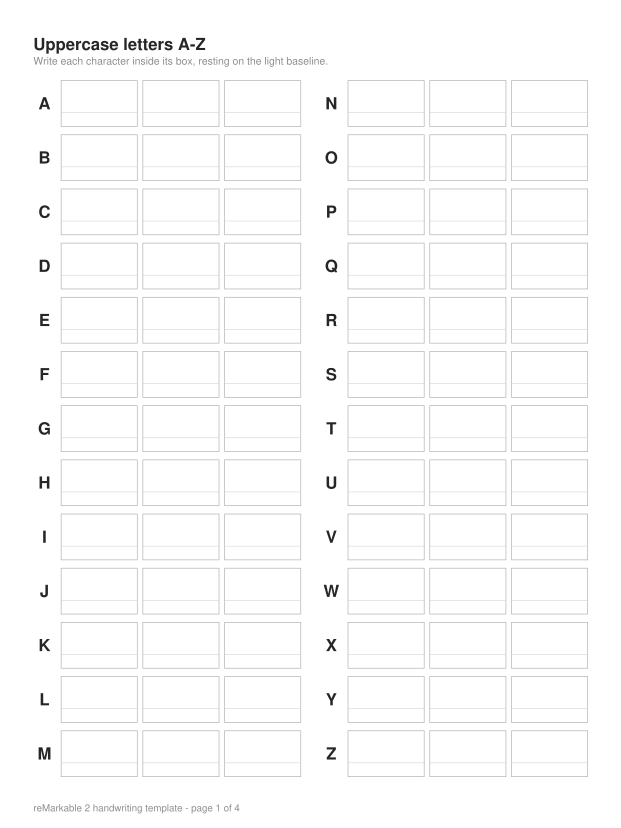

Here is the Python script that generated this plot:
"""Generate the handwriting sample template (template.pdf) and its coordinate
file (template_layout.json).

Usage:
    python template.py

The layout is calculated once by build_layout(). Both the PDF and the JSON are
produced from that single result, so the two cannot drift apart.

Coordinates are PDF points with the origin at the bottom-left of each page
(x right, y up). Every rectangle is {x0, y0, x1, y1} with x0 < x1 and y0 < y1.
"""

import json
import math

from reportlab.pdfgen import canvas

import config


def r(value):
    """Round a coordinate so the PDF and the JSON hold identical numbers."""
    return round(value, config.COORD_DECIMALS)


def make_rect(x0, y_top, width, height):
    """Build a rect dict from its left edge, top edge and size.

    Layout is easiest to think about top-down, but the stored y values are
    measured up from the bottom of the page.
    """
    return {"x0": r(x0), "y0": r(y_top - height), "x1": r(x0 + width), "y1": r(y_top)}


def column_geometry():
    """Return (column width, box width) worked out from the page settings."""
    usable_width = config.PAGE_WIDTH - config.MARGIN_LEFT - config.MARGIN_RIGHT
    column_width = (usable_width - (config.COLUMNS - 1) * config.COLUMN_GAP) / config.COLUMNS
    boxes_width = column_width - config.LABEL_WIDTH - config.LABEL_GAP
    box_width = (boxes_width - (config.SAMPLES_PER_CHAR - 1) * config.BOX_GAP) / config.SAMPLES_PER_CHAR
    if box_width <= 0:
        raise ValueError("Boxes have no width left: reduce margins, gaps or label width in config.py")
    return column_width, box_width


def character_boxes(page_number, chars, grid_top, box_height=None):
    """Lay out `chars` in COLUMNS columns, filled top to bottom.

    Returns (boxes, grid_bottom), where grid_bottom is the lowest y used.
    """
    column_width, box_width = column_geometry()
    box_height = box_height or config.BOX_HEIGHT
    rows = math.ceil(len(chars) / config.COLUMNS)
    grid_height = rows * box_height + (rows - 1) * config.ROW_GAP
    available = grid_top - config.MARGIN_BOTTOM
    if grid_height > available:
        raise ValueError(
            f"Page {page_number}: {rows} rows need {grid_height}pt but only "
            f"{available}pt is available. Reduce BOX_HEIGHT or ROW_GAP in config.py"
        )

    boxes = []
    for index, char in enumerate(chars):
        column = index // rows
        row = index % rows
        column_x = config.MARGIN_LEFT + column * (column_width + config.COLUMN_GAP)
        top = grid_top - row * (box_height + config.ROW_GAP)
        for sample in range(config.SAMPLES_PER_CHAR):
            x0 = column_x + config.LABEL_WIDTH + config.LABEL_GAP + sample * (box_width + config.BOX_GAP)
            box = make_rect(x0, top, box_width, box_height)
            box.update({
                "page": page_number,
                "char": char,
                "sample": sample + 1,  # samples are numbered 1..3
                "baseline_y": r(box["y0"] + config.BASELINE_FRACTION * box_height),
            })
            boxes.append(box)
    return boxes, grid_top - grid_height


def sentence_area(page_number, section_top):
    """Lay out the sample sentence area below the digit grid."""
    area_top = section_top - config.SENTENCE_HEADING_HEIGHT
    height = config.SENTENCE_LINES * config.SENTENCE_LINE_PITCH
    if area_top - height < config.MARGIN_BOTTOM:
        raise ValueError(
            "Sample sentence area does not fit on the page. Reduce SENTENCE_LINES, "
            "SENTENCE_LINE_PITCH or SECTION_GAP in config.py"
        )
    width = config.PAGE_WIDTH - config.MARGIN_LEFT - config.MARGIN_RIGHT
    area = make_rect(config.MARGIN_LEFT, area_top, width, height)
    area["page"] = page_number
    area["text"] = config.SAMPLE_SENTENCE
    area["baseline_ys"] = [
        r(area_top - (line + 1) * config.SENTENCE_LINE_PITCH
          + config.BASELINE_FRACTION * config.SENTENCE_LINE_PITCH)
        for line in range(config.SENTENCE_LINES)
    ]
    return area


def build_layout(version=None):
    """Calculate every page, box and the sentence area. Draws nothing.

    `version` picks a template version from config.TEMPLATE_VERSIONS (default: the newest).
    """
    version = version or config.DEFAULT_TEMPLATE_VERSION
    if version not in config.TEMPLATE_VERSIONS:
        raise ValueError(f"Unknown template version {version!r}")
    definition = config.TEMPLATE_VERSIONS[version]
    config.validate_device(config.DEVICE)
    grid_top = config.PAGE_HEIGHT - config.MARGIN_TOP - config.HEADER_HEIGHT

    pages, boxes, sentence = [], [], None
    for number, page in enumerate(definition["pages"], start=1):
        page_boxes, grid_bottom = character_boxes(number, page["chars"], grid_top, page.get("box_height"))
        boxes.extend(page_boxes)
        pages.append({
            "page": number,
            "title": page["title"],
            "width": config.PAGE_WIDTH,
            "height": config.PAGE_HEIGHT,
            **({"note": page["note"]} if page.get("note") else {}),
        })
        if number == definition["sentence_page"]:
            sentence = sentence_area(number, grid_bottom - config.SECTION_GAP)

    return {
        "meta": {
            "schema_version": 1,
            **({"template_version": version} if version > 1 else {}),   # V1 files predate this field
            "device": {
                "key": config.DEVICE,
                "name": config.DEVICE_PROFILE["name"],
                "display_px": list(config.DEVICE_PROFILE["display_px"]),
            },
            "units": "PDF points (1/72 inch)",
            "coordinate_system": (
                "Origin at the bottom-left corner of each page; x increases to the "
                "right, y increases upward. Rects are {x0, y0, x1, y1} with x0 < x1 "
                "and y0 < y1. baseline_y is the y of the printed baseline guide."
            ),
            "page_count": len(pages),
            "box_count": len(boxes),
            "samples_per_char": config.SAMPLES_PER_CHAR,
            "box_border_width": config.BOX_BORDER_WIDTH,
        },
        "pages": pages,
        "boxes": boxes,
        "sample_sentence": sentence,
    }


# ---------------------------------------------------------------------------
# Drawing
# ---------------------------------------------------------------------------

def draw_rect(pdf, rect, line_width, gray):
    pdf.setLineWidth(line_width)
    pdf.setStrokeGray(gray)
    pdf.rect(rect["x0"], rect["y0"], rect["x1"] - rect["x0"], rect["y1"] - rect["y0"], stroke=1, fill=0)


def draw_baseline(pdf, x0, x1, y):
    pdf.setLineWidth(config.BASELINE_WIDTH)
    pdf.setStrokeGray(config.BASELINE_GRAY)
    pdf.line(x0, y, x1, y)


def draw_header_and_footer(pdf, page, page_count):
    top = config.PAGE_HEIGHT - config.MARGIN_TOP
    pdf.setFillGray(config.TEXT_GRAY)
    pdf.setFont(config.FONT_NAME_BOLD, config.TITLE_FONT_SIZE)
    pdf.drawString(config.MARGIN_LEFT, top - config.TITLE_FONT_SIZE, page["title"])
    pdf.setFont(config.FONT_NAME, config.INSTRUCTION_FONT_SIZE)
    pdf.setFillGray(config.PROMPT_GRAY)
    pdf.drawString(
        config.MARGIN_LEFT,
        top - config.TITLE_FONT_SIZE - config.INSTRUCTION_FONT_SIZE - 3,
        page.get("note") or "Write each character inside its box, resting on the light baseline.",
    )
    pdf.setFont(config.FONT_NAME, config.FOOTER_FONT_SIZE)
    pdf.drawString(
        config.MARGIN_LEFT,
        config.FOOTER_Y,
        f"{config.DEVICE_PROFILE['name']} handwriting template - page {page['page']} of {page_count}",
    )


def draw_character_boxes(pdf, boxes):
    pdf.setFont(config.FONT_NAME_BOLD, config.LABEL_FONT_SIZE)
    for box in boxes:
        draw_rect(pdf, box, config.BOX_BORDER_WIDTH, config.BOX_BORDER_GRAY)
        draw_baseline(pdf, box["x0"], box["x1"], box["baseline_y"])
        if box["sample"] == 1:
            # The label sits in the gap to the left of the first box.
            label_x = box["x0"] - config.LABEL_GAP - config.LABEL_WIDTH / 2
            label_y = (box["y0"] + box["y1"]) / 2 - config.LABEL_FONT_SIZE * 0.35
            pdf.setFillGray(config.TEXT_GRAY)
            pdf.setFont(config.FONT_NAME_BOLD, config.LABEL_FONT_SIZE)
            pdf.drawCentredString(label_x, label_y, box["char"])


def draw_sentence_area(pdf, area):
    pdf.setFillGray(config.TEXT_GRAY)
    pdf.setFont(config.FONT_NAME_BOLD, config.SENTENCE_HEADING_FONT_SIZE)
    heading_y = area["y1"] + config.SENTENCE_HEADING_HEIGHT - config.SENTENCE_HEADING_FONT_SIZE - 2
    pdf.drawString(area["x0"], heading_y, "Sample sentence")
    pdf.setFillGray(config.PROMPT_GRAY)
    pdf.setFont(config.FONT_NAME, config.SENTENCE_PROMPT_FONT_SIZE)
    pdf.drawString(area["x0"], heading_y - config.SENTENCE_PROMPT_FONT_SIZE - 4,
                   f'Write naturally, in your normal handwriting: "{area["text"]}"')
    draw_rect(pdf, area, config.BOX_BORDER_WIDTH, config.BOX_BORDER_GRAY)
    for y in area["baseline_ys"]:
        draw_baseline(pdf, area["x0"], area["x1"], y)


def write_pdf(layout, path):
    pdf = canvas.Canvas(str(path), pagesize=(config.PAGE_WIDTH, config.PAGE_HEIGHT))
    pdf.setTitle(f"Handwriting template - {config.DEVICE_PROFILE['name']}")
    for page in layout["pages"]:
        draw_header_and_footer(pdf, page, len(layout["pages"]))
        draw_character_boxes(pdf, [b for b in layout["boxes"] if b["page"] == page["page"]])
        if layout["sample_sentence"] and layout["sample_sentence"]["page"] == page["page"]:
            draw_sentence_area(pdf, layout["sample_sentence"])
        pdf.showPage()
    pdf.save()


def write_json(layout, path):
    with open(path, "w", encoding="utf-8") as f:
        json.dump(layout, f, indent=2, ensure_ascii=False)
        f.write("\n")


def main():
    layout = build_layout()
    version = layout["meta"].get("template_version", 1)
    folder = config.TEMPLATES_DIR / f"v{version}"
    folder.mkdir(parents=True, exist_ok=True)
    for target in (config.TEMPLATE_PDF, config.LAYOUT_JSON, folder / "template.pdf", folder / "template_layout.json"):
        if target.parent == folder and target.exists() and version == 1:
            raise SystemExit(f"{target} is the preserved V1 layout and is never overwritten")
    write_pdf(layout, config.TEMPLATE_PDF)
    write_json(layout, config.LAYOUT_JSON)
    write_pdf(layout, folder / "template.pdf")
    write_json(layout, folder / "template_layout.json")
    print(f"Device:     {config.DEVICE_PROFILE['name']} ({config.PAGE_WIDTH} x {config.PAGE_HEIGHT} pt)")
    print(f"Pages:      {len(layout['pages'])}")
    print(f"Boxes:      {len(layout['boxes'])} character boxes + 1 sample sentence area")
    print(f"PDF:        {config.TEMPLATE_PDF}")
    print(f"Layout:     {config.LAYOUT_JSON}")


if __name__ == "__main__":
    main()
